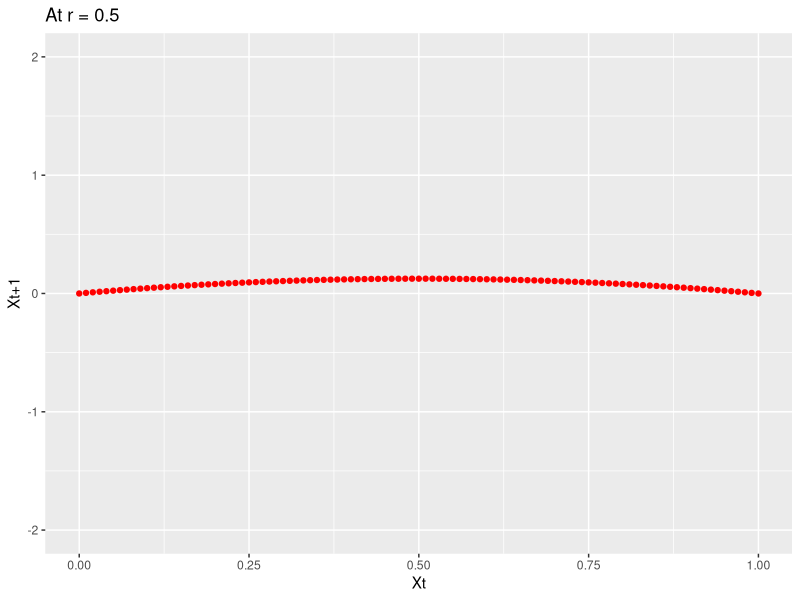
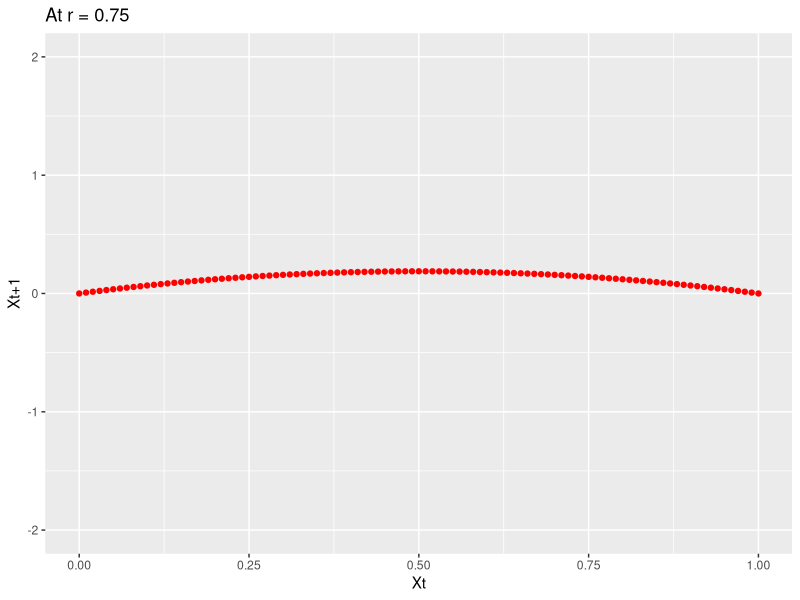
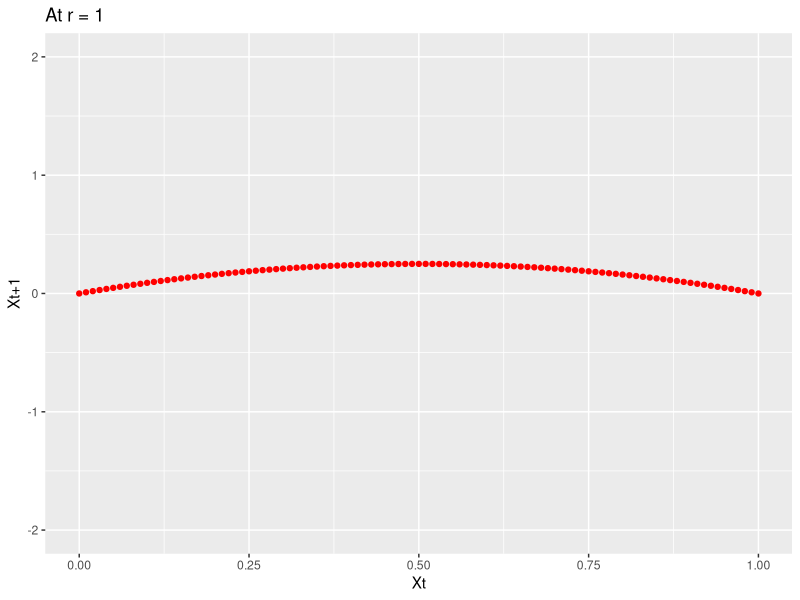
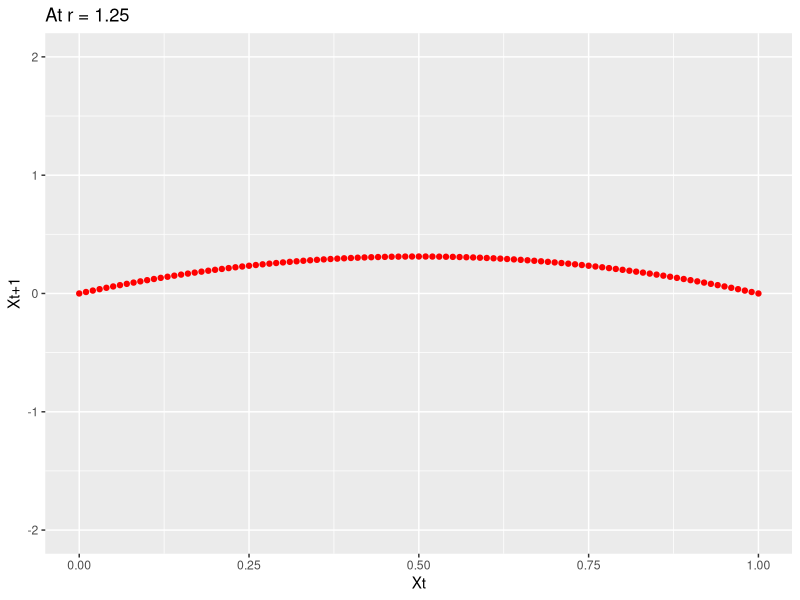
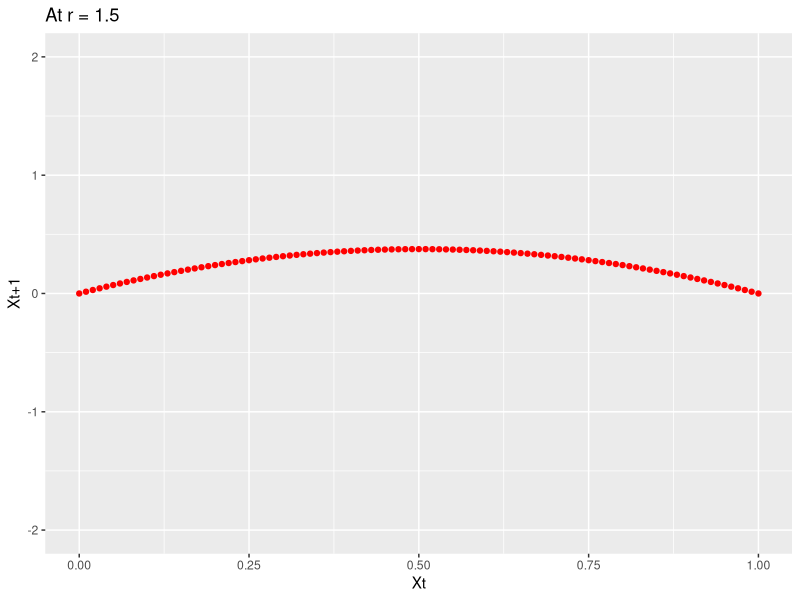
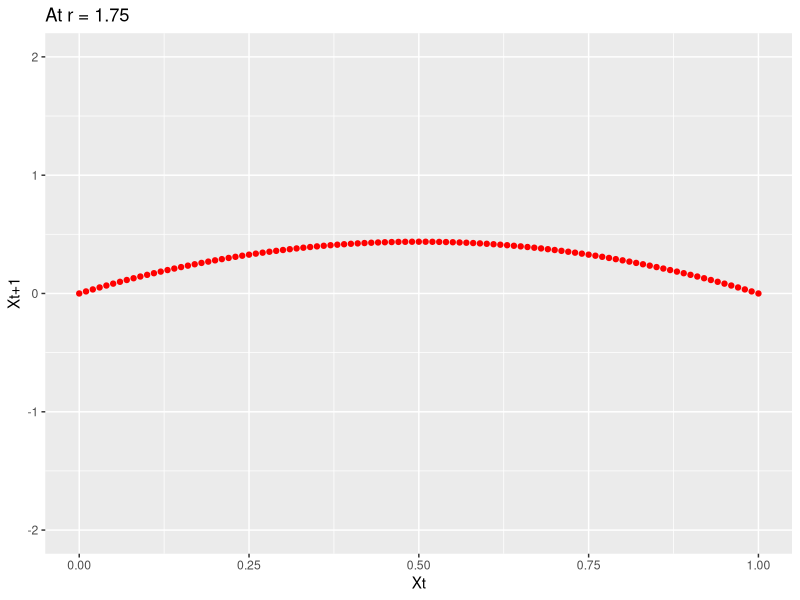
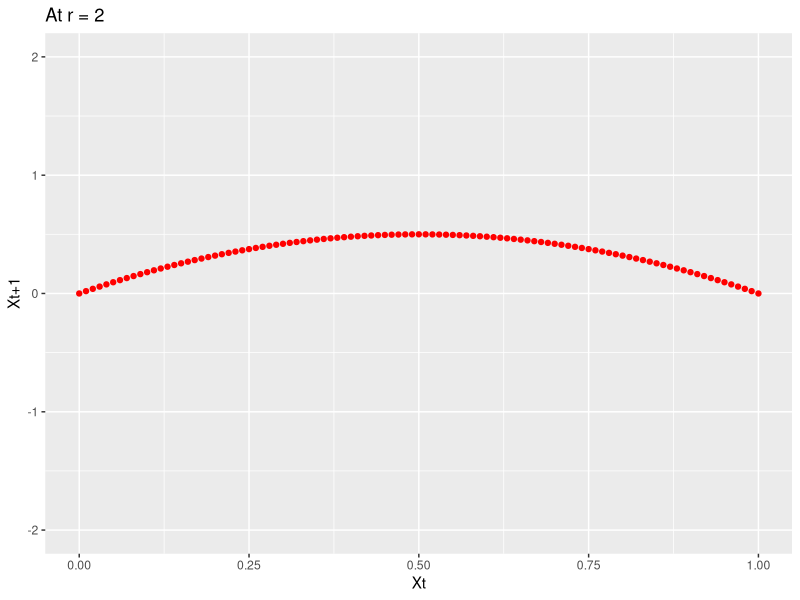
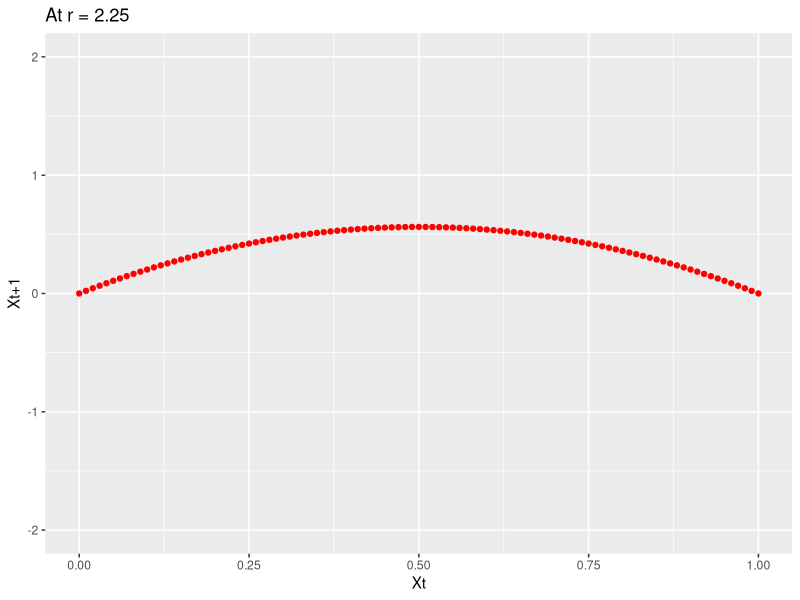

R code for these plots, in order: (Note: this script raises an error after producing the figures.)
# Numerically solve the logistic map for various values of the parameters 
# observing the bifucation strcuture described in the lecture.

logistic_map <- function(x,r) return(r*x*(1 - x))

# Set parameter regions to review
r_list <- seq(0.5,4,0.25) # 4 * 2 = 8 iterations
x_list <- seq(0, 1, 0.01)

library(ggplot2)

# Plotting for varying r
for (r in r_list) {
  y_list <- logistic_map(x_list, r)
  title_text = paste("At r =", r)
  print((ggplot() +
    geom_point(aes(x = x_list, y = y_list), colour = 'red') +
    ggtitle(title_text) +
    xlab("Xt") +
    ylab('Xt+1'))+
    coord_cartesian(ylim = c(-2,2))) 
}
# Plot all on the same chart
df = as.data.frame(x_list)
for (r in r_list) {
  df <- cbind(df, logistic_map(x_list, r))
}
colnames(df) <- c("x", r_list)      

ggplot(df) + 
  geom_point(x = x, y = value, group = col)
        

# Plotting versus time
for (r in r_list) {
  time_list <- seq(0,100,1)
  title_text = paste("At r =", r)
  x0 = 0.5
  result_list = c(x0)
  iterations <- length(time_list)-1
  for (n in 1:iterations) {
   x = result_list[length(result_list)]
   result_list <- c(result_list, logistic_map(x, r))
  }
  print(ggplot() + geom_line(aes(x = time_list, y = result_list)) + 
    ggtitle(title_text) +
    xlab("Time") +
    ylab('Xt')+
    coord_cartesian(ylim = c(0,1))) }